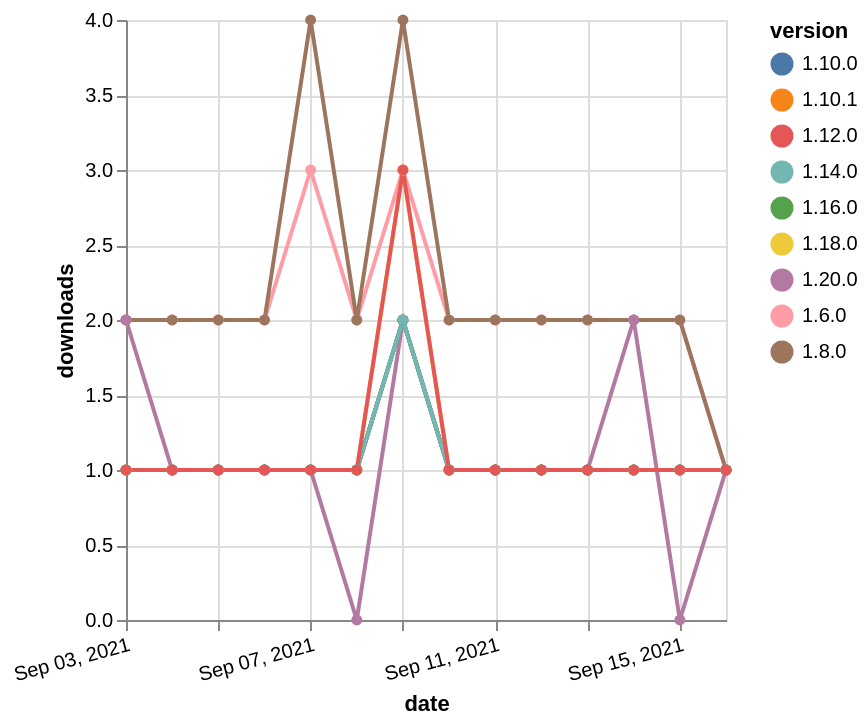

Write a Vega-Lite specification for this figure.
### Vega-Lite specification from a JSON file in a GitHub repository (floating-point values rounded to 4 significant figures)
{"$schema": "https://vega.github.io/schema/vega-lite/v5.json", "description": "A simple bar chart with embedded data.", "data": {"values": [{"date": "2021-09-03", "total": 2361, "delta": 2, "version": "1.6.0"}, {"date": "2021-09-04", "total": 2363, "delta": 2, "version": "1.6.0"}, {"date": "2021-09-05", "total": 2365, "delta": 2, "version": "1.6.0"}, {"date": "2021-09-06", "total": 2367, "delta": 2, "version": "1.6.0"}, {"date": "2021-09-07", "total": 2370, "delta": 3, "version": "1.6.0"}, {"date": "2021-09-08", "total": 2372, "delta": 2, "version": "1.6.0"}, {"date": "2021-09-09", "total": 2375, "delta": 3, "version": "1.6.0"}, {"date": "2021-09-10", "total": 2377, "delta": 2, "version": "1.6.0"}, {"date": "2021-09-11", "total": 2379, "delta": 2, "version": "1.6.0"}, {"date": "2021-09-12", "total": 2381, "delta": 2, "version": "1.6.0"}, {"date": "2021-09-13", "total": 2383, "delta": 2, "version": "1.6.0"}, {"date": "2021-09-14", "total": 2385, "delta": 2, "version": "1.6.0"}, {"date": "2021-09-15", "total": 2387, "delta": 2, "version": "1.6.0"}, {"date": "2021-09-16", "total": 2388, "delta": 1, "version": "1.6.0"}, {"date": "2021-09-03", "total": 227, "delta": 1, "version": "1.10.1"}, {"date": "2021-09-04", "total": 228, "delta": 1, "version": "1.10.1"}, {"date": "2021-09-05", "total": 229, "delta": 1, "version": "1.10.1"}, {"date": "2021-09-06", "total": 230, "delta": 1, "version": "1.10.1"}, {"date": "2021-09-07", "total": 231, "delta": 1, "version": "1.10.1"}, {"date": "2021-09-08", "total": 232, "delta": 1, "version": "1.10.1"}, {"date": "2021-09-09", "total": 234, "delta": 2, "version": "1.10.1"}, {"date": "2021-09-10", "total": 235, "delta": 1, "version": "1.10.1"}, {"date": "2021-09-11", "total": 236, "delta": 1, "version": "1.10.1"}, {"date": "2021-09-12", "total": 237, "delta": 1, "version": "1.10.1"}, {"date": "2021-09-13", "total": 238, "delta": 1, "version": "1.10.1"}, {"date": "2021-09-14", "total": 239, "delta": 1, "version": "1.10.1"}, {"date": "2021-09-15", "total": 240, "delta": 1, "version": "1.10.1"}, {"date": "2021-09-16", "total": 241, "delta": 1, "version": "1.10.1"}, {"date": "2021-09-03", "total": 171, "delta": 1, "version": "1.18.0"}, {"date": "2021-09-04", "total": 172, "delta": 1, "version": "1.18.0"}, {"date": "2021-09-05", "total": 173, "delta": 1, "version": "1.18.0"}, {"date": "2021-09-06", "total": 174, "delta": 1, "version": "1.18.0"}, {"date": "2021-09-07", "total": 175, "delta": 1, "version": "1.18.0"}, {"date": "2021-09-08", "total": 176, "delta": 1, "version": "1.18.0"}, {"date": "2021-09-09", "total": 179, "delta": 3, "version": "1.18.0"}, {"date": "2021-09-10", "total": 180, "delta": 1, "version": "1.18.0"}, {"date": "2021-09-11", "total": 181, "delta": 1, "version": "1.18.0"}, {"date": "2021-09-12", "total": 182, "delta": 1, "version": "1.18.0"}, {"date": "2021-09-13", "total": 183, "delta": 1, "version": "1.18.0"}, {"date": "2021-09-14", "total": 184, "delta": 1, "version": "1.18.0"}, {"date": "2021-09-15", "total": 185, "delta": 1, "version": "1.18.0"}, {"date": "2021-09-16", "total": 186, "delta": 1, "version": "1.18.0"}, {"date": "2021-09-03", "total": 2486, "delta": 2, "version": "1.8.0"}, {"date": "2021-09-04", "total": 2488, "delta": 2, "version": "1.8.0"}, {"date": "2021-09-05", "total": 2490, "delta": 2, "version": "1.8.0"}, {"date": "2021-09-06", "total": 2492, "delta": 2, "version": "1.8.0"}, {"date": "2021-09-07", "total": 2496, "delta": 4, "version": "1.8.0"}, {"date": "2021-09-08", "total": 2498, "delta": 2, "version": "1.8.0"}, {"date": "2021-09-09", "total": 2502, "delta": 4, "version": "1.8.0"}, {"date": "2021-09-10", "total": 2504, "delta": 2, "version": "1.8.0"}, {"date": "2021-09-11", "total": 2506, "delta": 2, "version": "1.8.0"}, {"date": "2021-09-12", "total": 2508, "delta": 2, "version": "1.8.0"}, {"date": "2021-09-13", "total": 2510, "delta": 2, "version": "1.8.0"}, {"date": "2021-09-14", "total": 2512, "delta": 2, "version": "1.8.0"}, {"date": "2021-09-15", "total": 2514, "delta": 2, "version": "1.8.0"}, {"date": "2021-09-16", "total": 2515, "delta": 1, "version": "1.8.0"}, {"date": "2021-09-03", "total": 227, "delta": 1, "version": "1.10.0"}, {"date": "2021-09-04", "total": 228, "delta": 1, "version": "1.10.0"}, {"date": "2021-09-05", "total": 229, "delta": 1, "version": "1.10.0"}, {"date": "2021-09-06", "total": 230, "delta": 1, "version": "1.10.0"}, {"date": "2021-09-07", "total": 231, "delta": 1, "version": "1.10.0"}, {"date": "2021-09-08", "total": 232, "delta": 1, "version": "1.10.0"}, {"date": "2021-09-09", "total": 234, "delta": 2, "version": "1.10.0"}, {"date": "2021-09-10", "total": 235, "delta": 1, "version": "1.10.0"}, {"date": "2021-09-11", "total": 236, "delta": 1, "version": "1.10.0"}, {"date": "2021-09-12", "total": 237, "delta": 1, "version": "1.10.0"}, {"date": "2021-09-13", "total": 238, "delta": 1, "version": "1.10.0"}, {"date": "2021-09-14", "total": 239, "delta": 1, "version": "1.10.0"}, {"date": "2021-09-15", "total": 240, "delta": 1, "version": "1.10.0"}, {"date": "2021-09-16", "total": 241, "delta": 1, "version": "1.10.0"}, {"date": "2021-09-03", "total": 116, "delta": 2, "version": "1.20.0"}, {"date": "2021-09-04", "total": 117, "delta": 1, "version": "1.20.0"}, {"date": "2021-09-05", "total": 118, "delta": 1, "version": "1.20.0"}, {"date": "2021-09-06", "total": 119, "delta": 1, "version": "1.20.0"}, {"date": "2021-09-07", "total": 120, "delta": 1, "version": "1.20.0"}, {"date": "2021-09-08", "total": 120, "delta": 0, "version": "1.20.0"}, {"date": "2021-09-09", "total": 122, "delta": 2, "version": "1.20.0"}, {"date": "2021-09-10", "total": 123, "delta": 1, "version": "1.20.0"}, {"date": "2021-09-11", "total": 124, "delta": 1, "version": "1.20.0"}, {"date": "2021-09-12", "total": 125, "delta": 1, "version": "1.20.0"}, {"date": "2021-09-13", "total": 126, "delta": 1, "version": "1.20.0"}, {"date": "2021-09-14", "total": 128, "delta": 2, "version": "1.20.0"}, {"date": "2021-09-15", "total": 128, "delta": 0, "version": "1.20.0"}, {"date": "2021-09-16", "total": 129, "delta": 1, "version": "1.20.0"}, {"date": "2021-09-03", "total": 147, "delta": 1, "version": "1.16.0"}, {"date": "2021-09-04", "total": 148, "delta": 1, "version": "1.16.0"}, {"date": "2021-09-05", "total": 149, "delta": 1, "version": "1.16.0"}, {"date": "2021-09-06", "total": 150, "delta": 1, "version": "1.16.0"}, {"date": "2021-09-07", "total": 151, "delta": 1, "version": "1.16.0"}, {"date": "2021-09-08", "total": 152, "delta": 1, "version": "1.16.0"}, {"date": "2021-09-09", "total": 154, "delta": 2, "version": "1.16.0"}, {"date": "2021-09-10", "total": 155, "delta": 1, "version": "1.16.0"}, {"date": "2021-09-11", "total": 156, "delta": 1, "version": "1.16.0"}, {"date": "2021-09-12", "total": 157, "delta": 1, "version": "1.16.0"}, {"date": "2021-09-13", "total": 158, "delta": 1, "version": "1.16.0"}, {"date": "2021-09-14", "total": 159, "delta": 1, "version": "1.16.0"}, {"date": "2021-09-15", "total": 160, "delta": 1, "version": "1.16.0"}, {"date": "2021-09-16", "total": 161, "delta": 1, "version": "1.16.0"}, {"date": "2021-09-03", "total": 169, "delta": 1, "version": "1.14.0"}, {"date": "2021-09-04", "total": 170, "delta": 1, "version": "1.14.0"}, {"date": "2021-09-05", "total": 171, "delta": 1, "version": "1.14.0"}, {"date": "2021-09-06", "total": 172, "delta": 1, "version": "1.14.0"}, {"date": "2021-09-07", "total": 173, "delta": 1, "version": "1.14.0"}, {"date": "2021-09-08", "total": 174, "delta": 1, "version": "1.14.0"}, {"date": "2021-09-09", "total": 176, "delta": 2, "version": "1.14.0"}, {"date": "2021-09-10", "total": 177, "delta": 1, "version": "1.14.0"}, {"date": "2021-09-11", "total": 178, "delta": 1, "version": "1.14.0"}, {"date": "2021-09-12", "total": 179, "delta": 1, "version": "1.14.0"}, {"date": "2021-09-13", "total": 180, "delta": 1, "version": "1.14.0"}, {"date": "2021-09-14", "total": 181, "delta": 1, "version": "1.14.0"}, {"date": "2021-09-15", "total": 182, "delta": 1, "version": "1.14.0"}, {"date": "2021-09-16", "total": 183, "delta": 1, "version": "1.14.0"}, {"date": "2021-09-03", "total": 319, "delta": 1, "version": "1.12.0"}, {"date": "2021-09-04", "total": 320, "delta": 1, "version": "1.12.0"}, {"date": "2021-09-05", "total": 321, "delta": 1, "version": "1.12.0"}, {"date": "2021-09-06", "total": 322, "delta": 1, "version": "1.12.0"}, {"date": "2021-09-07", "total": 323, "delta": 1, "version": "1.12.0"}, {"date": "2021-09-08", "total": 324, "delta": 1, "version": "1.12.0"}, {"date": "2021-09-09", "total": 327, "delta": 3, "version": "1.12.0"}, {"date": "2021-09-10", "total": 328, "delta": 1, "version": "1.12.0"}, {"date": "2021-09-11", "total": 329, "delta": 1, "version": "1.12.0"}, {"date": "2021-09-12", "total": 330, "delta": 1, "version": "1.12.0"}, {"date": "2021-09-13", "total": 331, "delta": 1, "version": "1.12.0"}, {"date": "2021-09-14", "total": 332, "delta": 1, "version": "1.12.0"}, {"date": "2021-09-15", "total": 333, "delta": 1, "version": "1.12.0"}, {"date": "2021-09-16", "total": 334, "delta": 1, "version": "1.12.0"}]}, "width": "container", "mark": {"type": "line", "point": {"filled": true}}, "encoding": {"x": {"field": "date", "type": "temporal", "timeUnit": "yearmonthdate", "title": "date", "axis": {"labelAngle": -15}}, "y": {"field": "delta", "type": "quantitative", "title": "downloads"}, "color": {"field": "version", "type": "nominal"}, "tooltip": {"field": "delta"}}}
